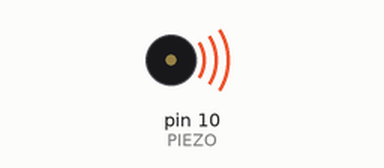
This sketch was run on a simulated Arduino Uno, built with avr-gcc and run on an emulated ATmega328P. Parts: buzzer (waves = sounding).

Above: at 0.5 s.
Timing chart, 0 to 4.6 s (numbered marks = the images above):
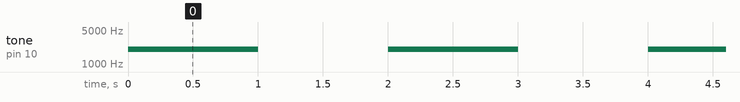

The sketch:

sketch_piezo.ino
```cpp
#define PIEZO 10

void setup() {
  pinMode(PIEZO, OUTPUT);
}

void loop() {
  tone(PIEZO, 2000, 1000);
  delay(2000);
}
```

Measured:
- by itself, tone on pin 10 (PIEZO): alternates 2000 Hz for 1.0 s and silent for 1.0 s
